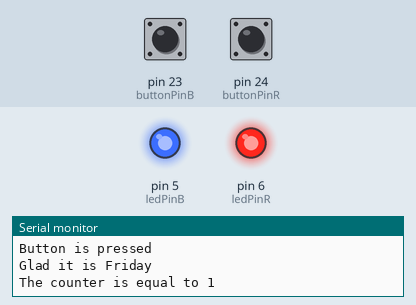
A sketch run on a simulated Arduino Mega 2560, built with avr-gcc and run on an emulated ATmega2560. Shown: output pins drawn as LEDs (lit = HIGH), the last lines printed to the serial monitor. The inputs (shaded band) are chosen by the test bench; at power-on: pin 23 (buttonPinB) HIGH, pin 24 (buttonPinR) HIGH.

Above: at 0.25 s.
At 2.0 s:
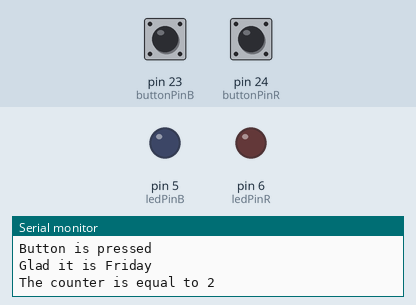
Timing chart, 0 to 3.0 s (numbered marks = the images above):
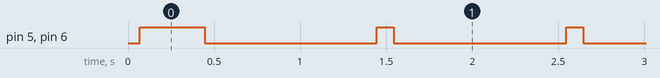

The sketch:

blink_counter.ino
```cpp
/*
   Project:multiple led/button counter
   Description: 3 led 3button blinker counter
   Author: Marlene Trujillo
   Date: 3/1/20
*/

int buttonPinB = 23;
int buttonPinR = 24;
int buttonStateB;
int buttonStateR;
int ledPinB = 5;
int ledPinR = 6;
int counter;
int flashes;

void setup()
{
  // put your setup code here, to run once:
  pinMode(buttonPinB, INPUT);
  pinMode(ledPinB, OUTPUT);
  pinMode(buttonPinR, INPUT);
  pinMode(ledPinR, OUTPUT);

  Serial.begin(9600); // Turn on Serial Monitor at speed 9600 bps
  //while(!Serial);     // This is dangerous
  delay(10);           // instead let's just use a short delay
  Serial.println("Hello - I am getting started");
}

void loop() {
  // put your main code here, to run repeatedly:

  buttonStateB = digitalRead(buttonPinB);
  buttonStateR = digitalRead(buttonPinR);
  Serial.print("The Button State is ");
  Serial.println(buttonStateB);
  Serial.println(buttonStateR);

  if (buttonStateB == LOW, buttonStateR == LOW) {
    Serial.println("Button is NOT pressed!!!!");
    digitalWrite(ledPinB, LOW);
    digitalWrite(ledPinR, LOW);
  }
  else {
    Serial.println("Button is pressed");
    Serial.println("Glad it is Friday");
    counter++;

    Serial.print("The counter is equal to "); Serial.println(counter);
    digitalWrite(ledPinB, HIGH);
    digitalWrite(ledPinR, HIGH);

    for ( flashes < counter; flashes++;) {
      digitalWrite(ledPinB, HIGH);
      digitalWrite(ledPinR, HIGH);
      delay(100);
      digitalWrite(ledPinB, LOW);
      digitalWrite(ledPinR, LOW);
      delay(1000);
    }
  }

  delay(250);
}
```

Measured:
- by itself, pin 5 (ledPinB), pin 6 (ledPinR): repeats every 1.1 s: LOW 1.0 s, HIGH 0.10 s
